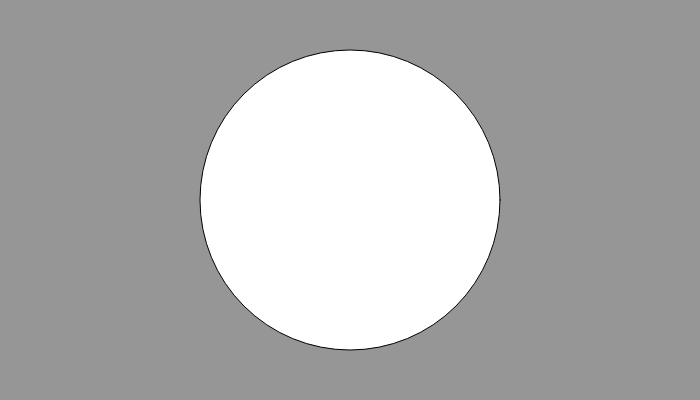
Frame 1 (no input)
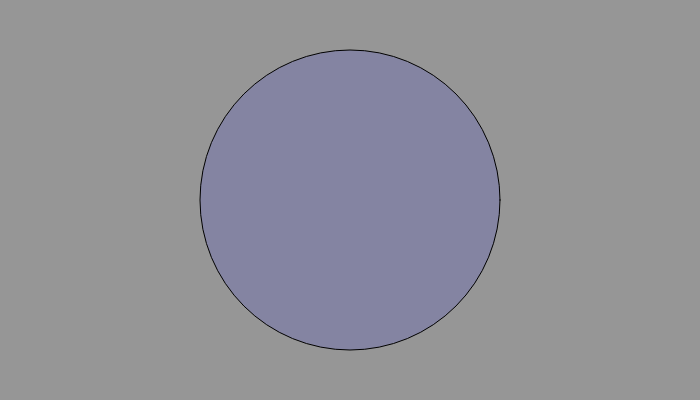
Frame 60 (no input)
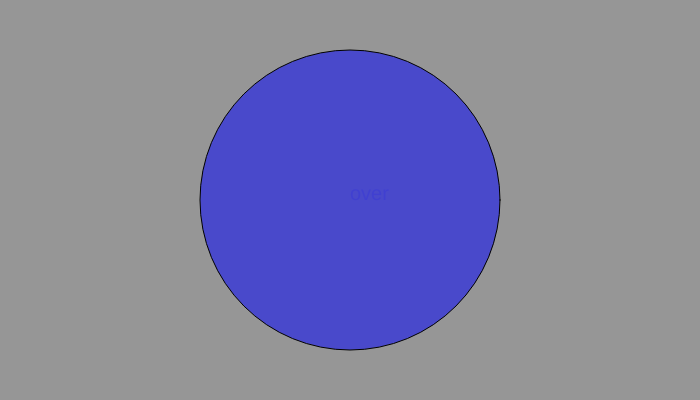
Frame 120 (the mouse pressed at the canvas centre since frame 60)

The p5.js sketch that drew these frames (run headless with seeded random() and noise() and a simulated clock; from frame 60 on, the mouse is pressed at the canvas centre):

// p5.js sketch
// ── sketch.js

function setup(){
  createCanvas(700,400);
}

function draw(){
  background(150); // 0 black - 255 white
  ellipse(350,200,300,300);
  // estimate the disnce from the mouse to the center
  var proximity = dist(mouseX, mouseY, 350,200);
  fill(0,0,255,30);
  if (proximity < 150){
      textSize(20);
      text("over", mouseX, mouseY);
      fill(0,0,255,130);
  }


}
